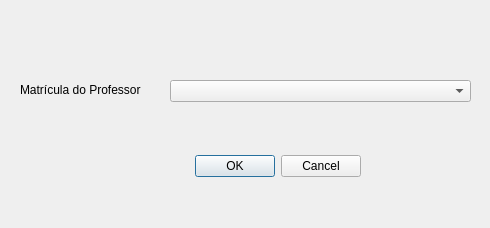
<?xml version="1.0" encoding="UTF-8"?>
<ui version="4.0">
 <class>removerProfessor</class>
 <widget class="QDialog" name="removerProfessor">
  <property name="geometry">
   <rect>
    <x>0</x>
    <y>0</y>
    <width>490</width>
    <height>228</height>
   </rect>
  </property>
  <property name="windowTitle">
   <string>Dialog</string>
  </property>
  <widget class="QDialogButtonBox" name="buttonBox">
   <property name="geometry">
    <rect>
     <x>20</x>
     <y>150</y>
     <width>341</width>
     <height>32</height>
    </rect>
   </property>
   <property name="orientation">
    <enum>Qt::Horizontal</enum>
   </property>
   <property name="standardButtons">
    <set>QDialogButtonBox::Cancel|QDialogButtonBox::Ok</set>
   </property>
  </widget>
  <widget class="QComboBox" name="comboBox">
   <property name="geometry">
    <rect>
     <x>170</x>
     <y>80</y>
     <width>301</width>
     <height>22</height>
    </rect>
   </property>
  </widget>
  <widget class="QLabel" name="label">
   <property name="geometry">
    <rect>
     <x>20</x>
     <y>80</y>
     <width>141</width>
     <height>20</height>
    </rect>
   </property>
   <property name="text">
    <string>Matrícula do Professor</string>
   </property>
  </widget>
 </widget>
 <resources/>
 <connections>
  <connection>
   <sender>buttonBox</sender>
   <signal>accepted()</signal>
   <receiver>removerProfessor</receiver>
   <slot>accept()</slot>
   <hints>
    <hint type="sourcelabel">
     <x>248</x>
     <y>254</y>
    </hint>
    <hint type="destinationlabel">
     <x>157</x>
     <y>274</y>
    </hint>
   </hints>
  </connection>
  <connection>
   <sender>buttonBox</sender>
   <signal>rejected()</signal>
   <receiver>removerProfessor</receiver>
   <slot>reject()</slot>
   <hints>
    <hint type="sourcelabel">
     <x>316</x>
     <y>260</y>
    </hint>
    <hint type="destinationlabel">
     <x>286</x>
     <y>274</y>
    </hint>
   </hints>
  </connection>
 </connections>
</ui>
